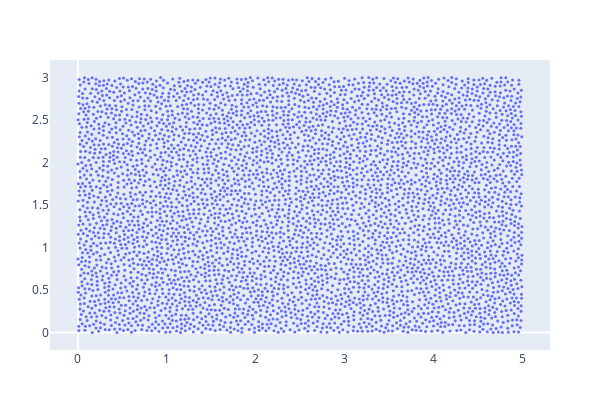

Notebook cell for this chart:
### Code cell
vector_of_samples = Poisson_disk_sampling(;width =5.0, height=3.0, radius=0.045, k=30)
xcoords = [p[1] for p in vector_of_samples]
ycoords = [p[2] for p in vector_of_samples]
fig1 = Plot(scatter(x=xcoords, y=ycoords, mode="markers", marker_size=3), 
            Layout(width=600, height=400, 
                   xaxis_showgrid=false, yaxis_showgrid=false))
display(fig1)

### Figure 1 — Plotly figure (JSON) as saved in the notebook; plotly's stock layout.template omitted (floating-point values rounded to 4 significant figures; data arrays with more than 128 entries replaced by an {"elided": "..."} marker saying what was removed)
{"data": [{"marker": {"size": 3}, "mode": "markers", "type": "scatter", "x": {"elided": "4555 float values"}, "y": {"elided": "4555 float values"}}], "layout": {"height": 400, "margin": {"b": 50, "l": 50, "r": 50, "t": 60}, "width": 600, "xaxis": {"showgrid": false}, "yaxis": {"showgrid": false}}}
